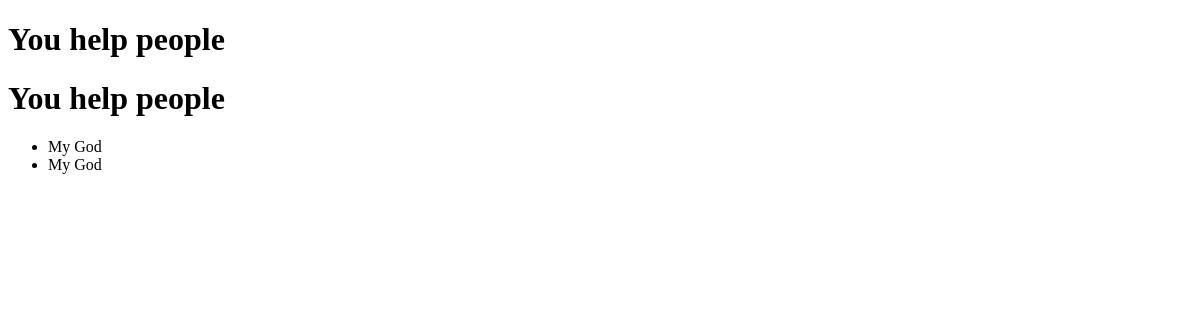
The page /question/270/ on the database as committed earlier.
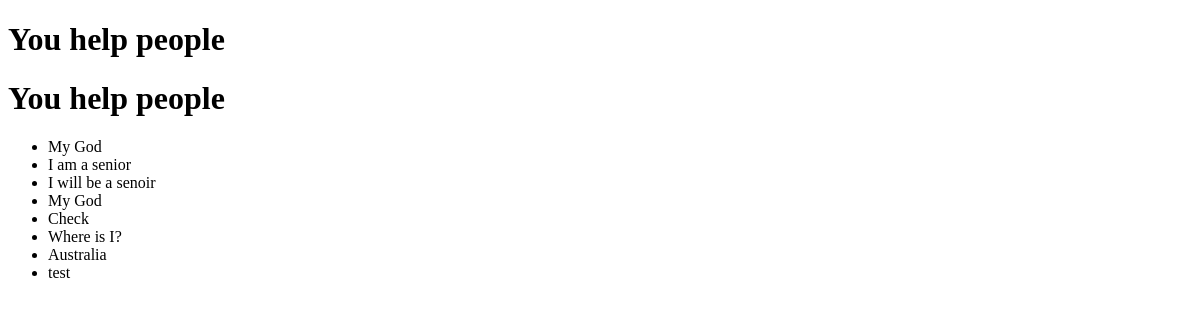
The same page on the database as committed later.
### qa/models.py (models this page shows, shortened)
class Answer (models.Model):
    objects = models.Manager()
    text = models.TextField()
    added_at = models.DateTimeField(blank=True, null=True)
    question = models.ForeignKey(Question, null=True, on_delete=models.SET_NULL)
    author = models.ForeignKey(User, null=True, on_delete=models.SET_NULL)

### qa/views.py (the view)
# urls.py: url(r'^question/(?P<slug>\w+)/$', posts, name='posts'),
def posts(request, slug=1):
    try:
        object2 = Question.objects.new()
        ob = object2.get(id=slug)
        title = ob.title
        text = ob.text
    except ObjectDoesNotExist:
        raise Http404
    try:
        object3 = Answer.objects.filter(author=ob.author)
        answers = object3
    except ObjectDoesNotExist:
        answers = None
    return render(request, "post.html", {'title': title, 'text': text, 'answers': answers})

### qa/models.py (called while the page is built)
    def new(self):
        return self.order_by('-id')

### templates/post.html (shortened to what this page needs)
<!DOCTYPE html>
<html lang="en">
<head>
</head>
<body>
<h1>{{title}}</h1>
<h1>{{text}}</h1>
<ul>
    {% for answer in answers %}
<li>{{answer.text}}</li>
    {% endfor %}
</ul>
</body>
</html>

Rows that differ between the two databases and show on the page:
now on this page (row edited): Answer: text "I am a senior"
now on this page (row edited): Answer: text "I will be a senoir"
now on this page (row edited): Answer: text "Check"
now on this page (row edited): Answer: text "Where is I?"
now on this page (row edited): Answer: text "Australia"
added Answer: text "test"
